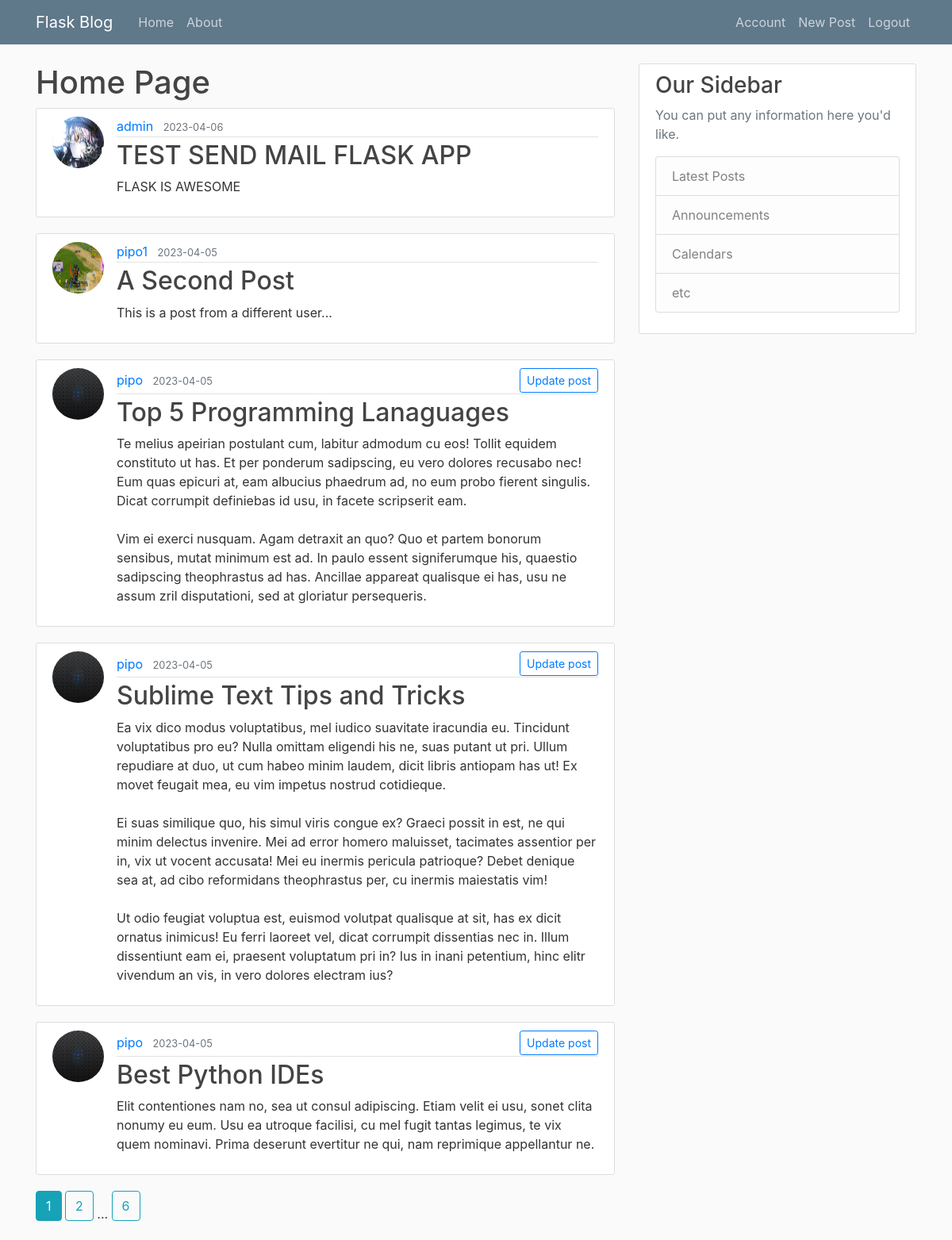
The page /home (signed in) on the database as committed earlier.
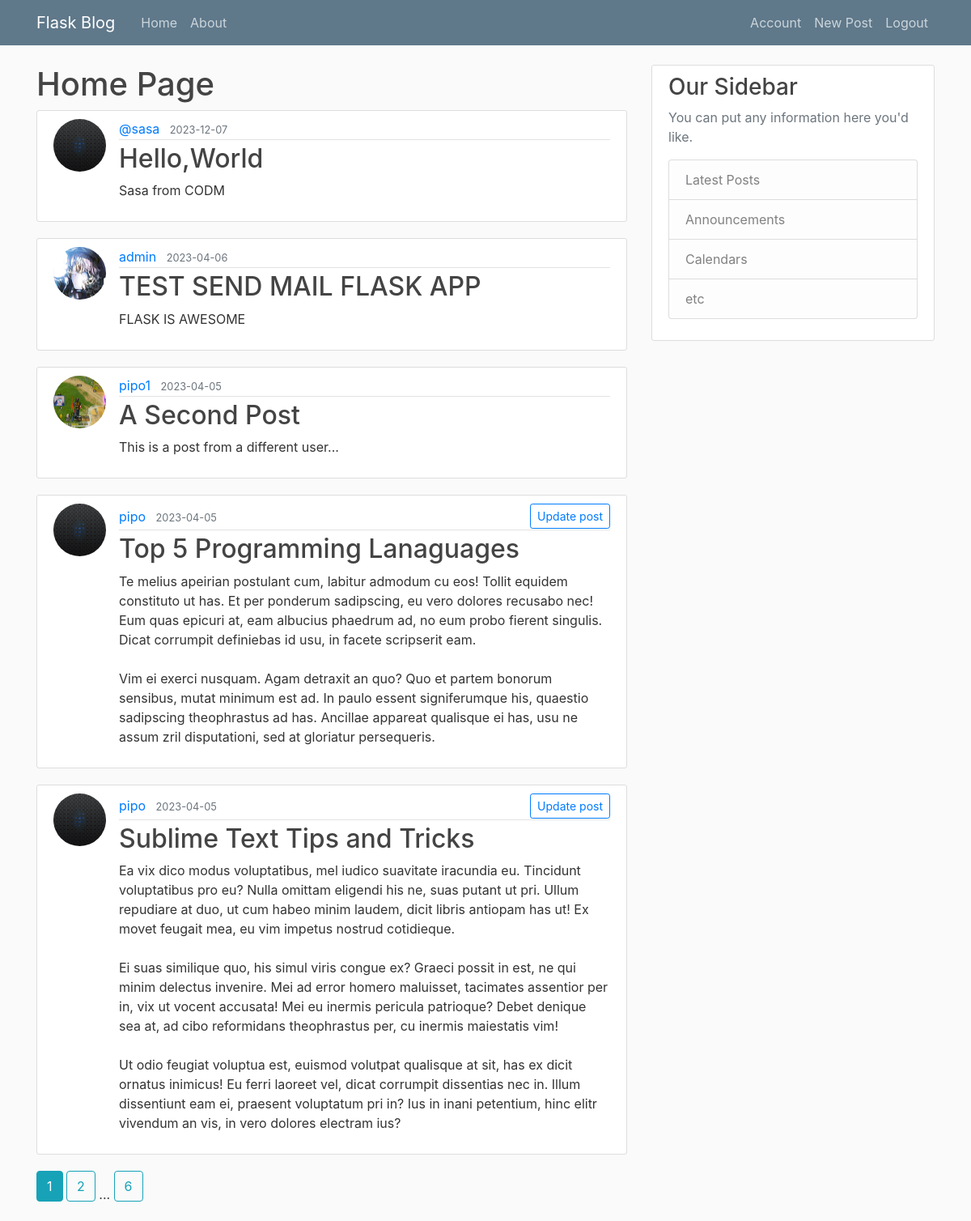
The same page on the database as committed later.
### flaskblog/models.py (models this page shows, shortened)
class Post(db.Model):
   id = db.Column(db.Integer, primary_key=True)
   title = db.Column(db.String(100), nullable=False)
   date_posted = db.Column(db.DateTime,
                           nullable=False,
                           default=datetime.utcnow)
   content = db.Column(db.Text, nullable=False)
   user_id = db.Column(db.Integer, db.ForeignKey('user.id'), nullable=False)

class User(db.Model, UserMixin):
   id = db.Column(db.Integer, primary_key=True)
   username = db.Column(db.String(20), unique=True, nullable=False)
   email = db.Column(db.String(120), unique=True, nullable=False)
   password = db.Column(db.String(60), nullable=False)
   image_file = db.Column(
      db.String(120), nullable=False, default="default.jpg")
   posts = db.relationship('Post', backref="author", lazy=True)

### flaskblog/views.py (the view)
@views.route('/')
@views.route('/home')
@login_required
def home():
    page = request.args.get('page',1,type=int)
    posts = Post.query.order_by(Post.date_posted.desc()).paginate(page=page,per_page=5)
    return render_template('home.html', posts=posts, title="Home", user=current_user)

### flaskblog/templates/home.html
<!DOCTYPE html>
{% extends 'layout.html' %}
{% block content %}
<h1>Home Page</h1>
{% for post in posts.items %}
<article class="media content-section">
	<img src="{{ url_for('static',filename='img/' + post.author.image_file) }}" class="rounded-circle article-img">
	<div class="media-body">
		<div class="article-metadata" style="display: flex;justify-content:space-between;align-items:center">
			<div>
				<a class="mr-2" href="{{ url_for('views.user_posts',username=post.author.username) }}">{{ post.author.username }}</a>
				<small class="text-muted">{{ post.date_posted.strftime('%Y-%m-%d') }}</small>
			</div>
			{% if post.author == user %}
				<div>
					<small><a href="{{ url_for('auth.update_post',post_id=post.id ) }}" role="button" class="btn btn-outline-primary btn-sm ">Update post</a></small>
				</div>
			{% endif %}
		</div>
		<h2><a class="article-title" href="{{ url_for('auth.post',post_id=post.id)}}">{{ post.title }}</a></h2>
		<p class="article-content">{{ post.content }}</p>
	</div>
</article>
{% endfor %}
{% for page_num in posts.iter_pages(left_edge=1,right_edge=1,left_current=1,right_current=2) %}
	{% if page_num %}
		{% if posts.page == page_num %}
			<a href="{{ url_for('views.home', page=page_num) }}" class="btn btn-info mb-4">{{ page_num }}</a>
		{% else %}
		<a href="{{ url_for('views.home', page=page_num) }}" class="btn btn-outline-info mb-4">{{ page_num }}</a>
		{% endif %}
	{% else %}
		...
	{% endif %}
{% endfor %}
{% endblock%}

### flaskblog/templates/layout.html (shortened to what this page needs)
<!DOCTYPE html>
<html>
<head>
	<link rel="stylesheet" href="https://maxcdn.bootstrapcdn.com/bootstrap/4.0.0/css/bootstrap.min.css"
>
	<link rel="stylesheet" type="text/css" href="{{ url_for('static', filename='main.css') }}">
</head>
<body>
	<header class="site-header">
		<nav class="navbar navbar-expand-md navbar-dark bg-steel fixed-top">
			<div class="container">
				<a class="navbar-brand mr-4" href="/">Flask Blog</a>
				<div class="collapse navbar-collapse" id="navbarToggle">
				{% if current_user.is_authenticated %}
					<div class="navbar-nav mr-auto">
						<a class="nav-item nav-link" href="{{url_for('views.home')}}">Home</a>
						<a class="nav-item nav-link" href="{{url_for('views.about')}}">About</a>
					</div>
					<div class="navbar-nav">
						<a class="nav-item nav-link" href="{{url_for('views.account')}}">Account </a>
						<a class="nav-item nav-link" href="{{url_for('auth.new_post')}}">New Post </a>
						<a class="nav-item nav-link" href="{{url_for('auth.logout')}}">Logout </a>
					</div>
				{% endif %}
				</div>
			</div>
		</nav>
	</header>
	<main role="main" class="container">
		<div class="row">
			<div class="col-md-8">
				{% block content %}{% endblock %}
			</div>
			<div class="col-md-4">
				<div class="content-section">
					<h3>Our Sidebar</h3>
					<p class="text-muted">You can put any information here you'd like.
						<ul class="list-group">
							<li class="list-group-item list-group-item-light">Latest Posts</li>
							<li class="list-group-item list-group-item-light">Announcements</li>
							<li class="list-group-item list-group-item-light">Calendars</li>
							<li class="list-group-item list-group-item-light">etc</li>
						</ul>
					</p>
				</div>
			</div>
		</div>
	</main>
</body>
</html>

### flaskblog/static/main.css (style rules this page uses)
body { background: #fafafa; color: #333333; margin-top: 5rem; }
h1, h2, h3, h4, h5, h6 { color: #444444; }
.bg-steel { background-color: #5f788a; }
.site-header .navbar-nav .nav-link { color: #cbd5db; }
.content-section { background: #ffffff; padding: 10px 20px; border: 1px solid #dddddd; border-radius: 3px; margin-bottom: 20px; }
.article-title { color: #444444; }
.article-content { white-space: pre-line; }
.article-img { height: 65px; width: 65px; margin-right: 16px; }
.article-metadata { padding-bottom: 1px; margin-bottom: 4px; border-bottom: 1px solid #e3e3e3 }

Rows that differ between the two databases and show on the page:
no longer on this page (row unchanged): Post: image_file (placeholder picture), author.username "pipo", date_posted "2023-04-05", title "Best Python IDEs", content "Elit contentiones nam no, sea ut consul adipiscing. Etiam velit ei usu, sonet clita nonumy eu eum. Usu ea utroque facilisi, cu mel fugit tantas legimus, te vix quem nominavi. Prima deserunt evertitur ne qui, nam reprimique appellantur ne."
added Post: image_file (placeholder picture), author.username "@sasa", date_posted "2023-12-07", title "Hello,World", content "Sasa from CODM"
